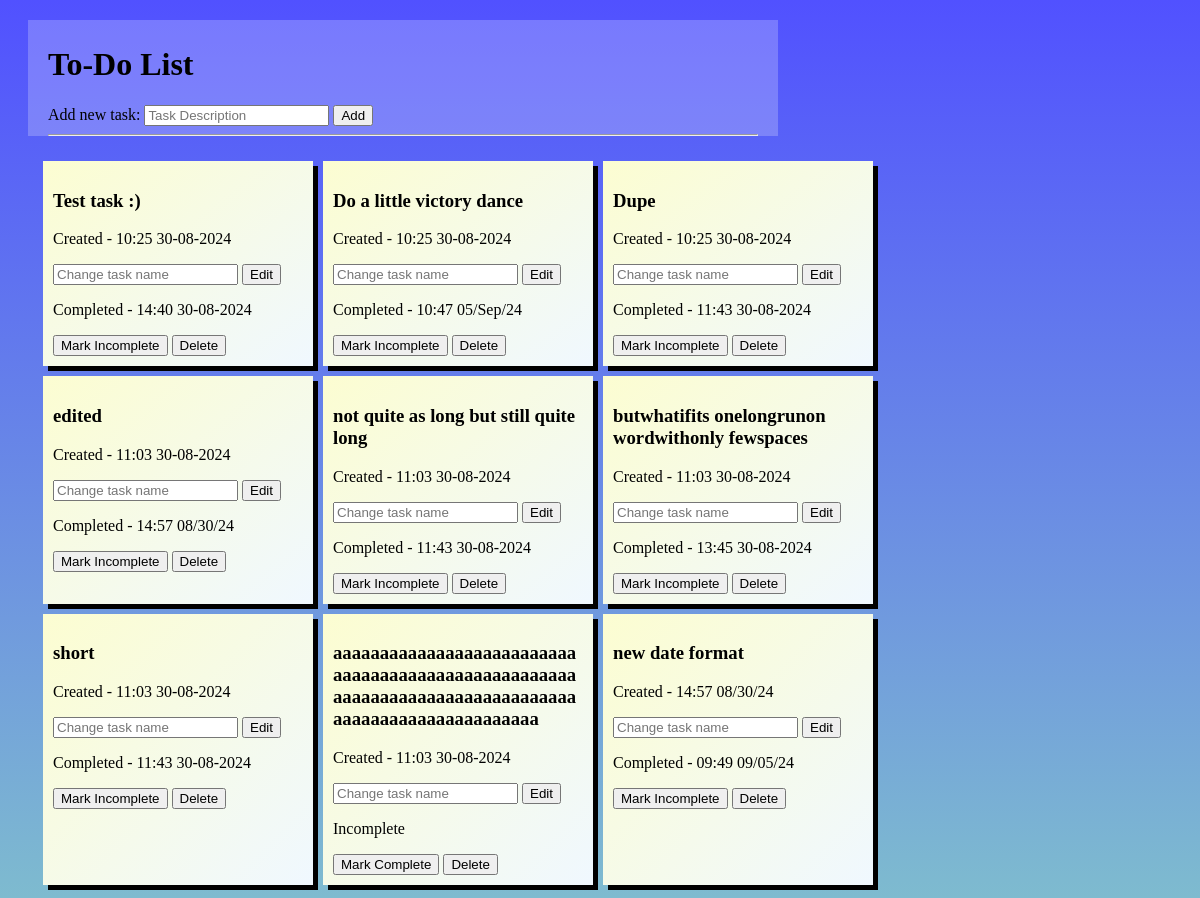
Before: / with the older database file.
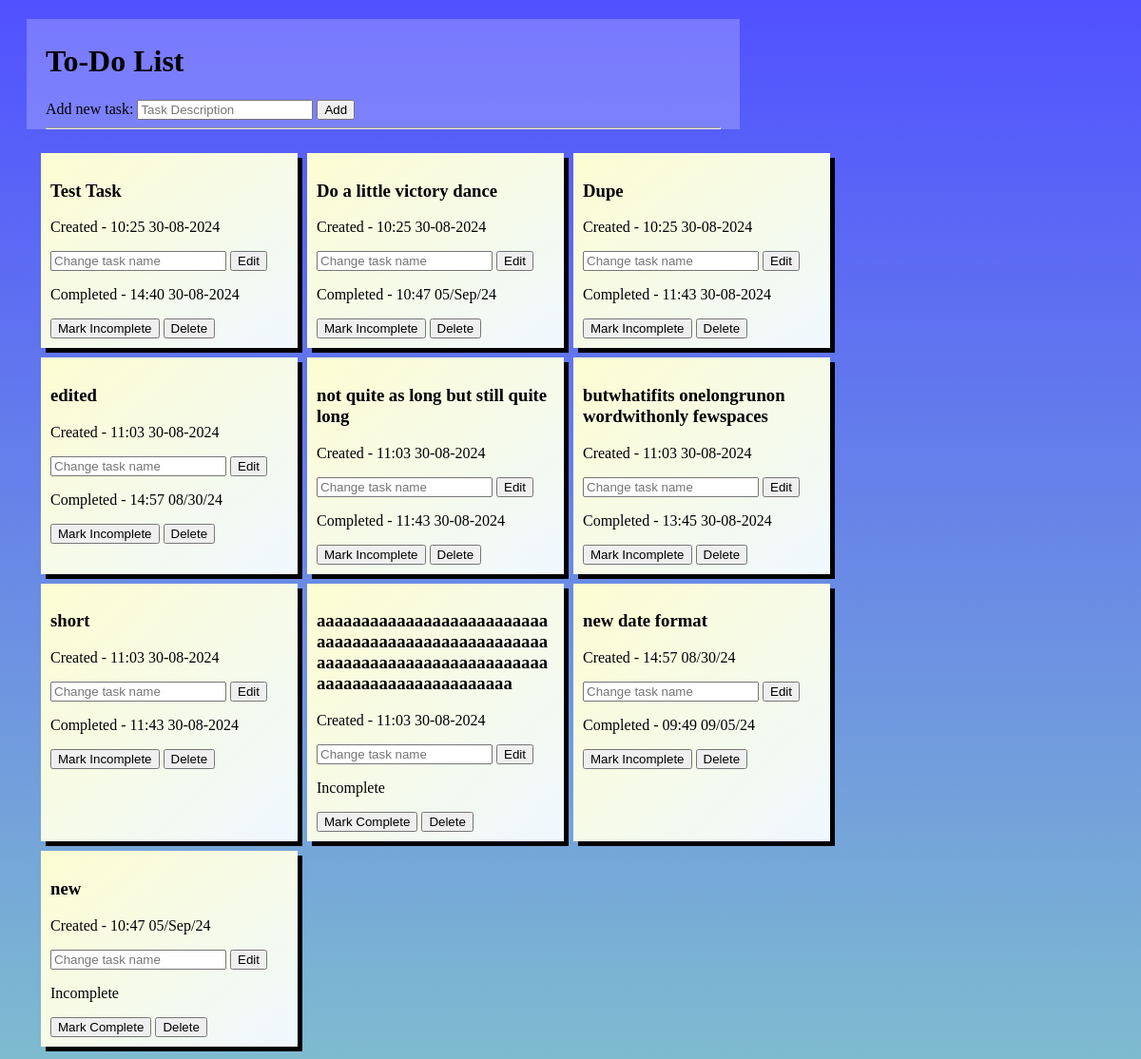
After: the same page with the newer database file.
### website/models.py (models this page shows)
class Todo(db.Model):
    id=db.Column(db.Integer, primary_key=True)
    task=db.Column(db.String(300), unique=True)
    complete=db.Column(db.Boolean, default=False)
    date=db.Column(db.String, default=datetime.now().strftime("%H:%M %d/%b/%y"))
    completed_date=db.Column(db.String, default="")

### website/views.py (the view)
@my_view.route("/")
def home():
    todo_list=Todo.query.all()
    error=request.args.get("error", None)
    return render_template("index.html", todo_list=todo_list, error=error)

### website/templates/index.html (shortened to what this page needs)
<!DOCTYPE html>
<html lang="en">
<head>
    <link rel="stylesheet" href="{{ url_for('static',filename='style.css')}}">
</head>
<body>
    <div class="top">
        <h1>To-Do List</h1>
        <form action="/add" method="post">
            <div>
                <label>Add new task:</label>
                <input type="text" name="task" placeholder="Task Description" maxlength="100" required>
                <button type="submit">Add</button>
            </div>
        </form>
        <hr>
    </div>
    <div class="container">
    {% for todo in todo_list %}
        <div class="todo_box">
            <h3>{{todo.task}}</h3>
            <p>Created - {{todo.date}}</p>
            <form action="/edit/{{ todo.id }}" method="post">
                <input type="text" name="edit" maxlength="100" placeholder="Change task name" required>
                <button type="submit">Edit</button>
            </form>
            {% if todo.complete==False %}
                <p>Incomplete</p>
                <a href="/update/{{ todo.id }}"><button>Mark Complete</button></a>
            {% else %}
                <p>Completed - {{todo.completed_date}}</p>
                <a href="/update/{{ todo.id }}"><button>Mark Incomplete</button></a>
            {% endif %}
            <a href="/delete/{{ todo.id }}"><button>Delete</button></a>
        </div>
    {% endfor %}
    </div>
</body>
</html>

### website/static/style.css (style rules this page uses)
body { background-image: linear-gradient(rgb(81, 81, 255), rgb(126, 187, 207)); background-attachment:fixed; }
div.top { background-color:rgba(255, 255, 255, 0.225); max-width:60%; margin:20px; padding-right:20px; padding-left:20px; padding-top:5px; }
div.container { padding-left:30px; display:grid; grid-template-columns: 280px 280px 280px; }
div.todo_box { background-image: linear-gradient(to bottom right, rgb(252, 253, 209), aliceblue); margin:5px; width:250px; display:inline-block; padding:10px; box-shadow: 5px 5px black; }
h3 { word-wrap:break-word }

Changed rows visible on the page:
changed Todo: task "Test task :)" → "Test Task"
added Todo: task "new", date "10:47 05/Sep/24"
